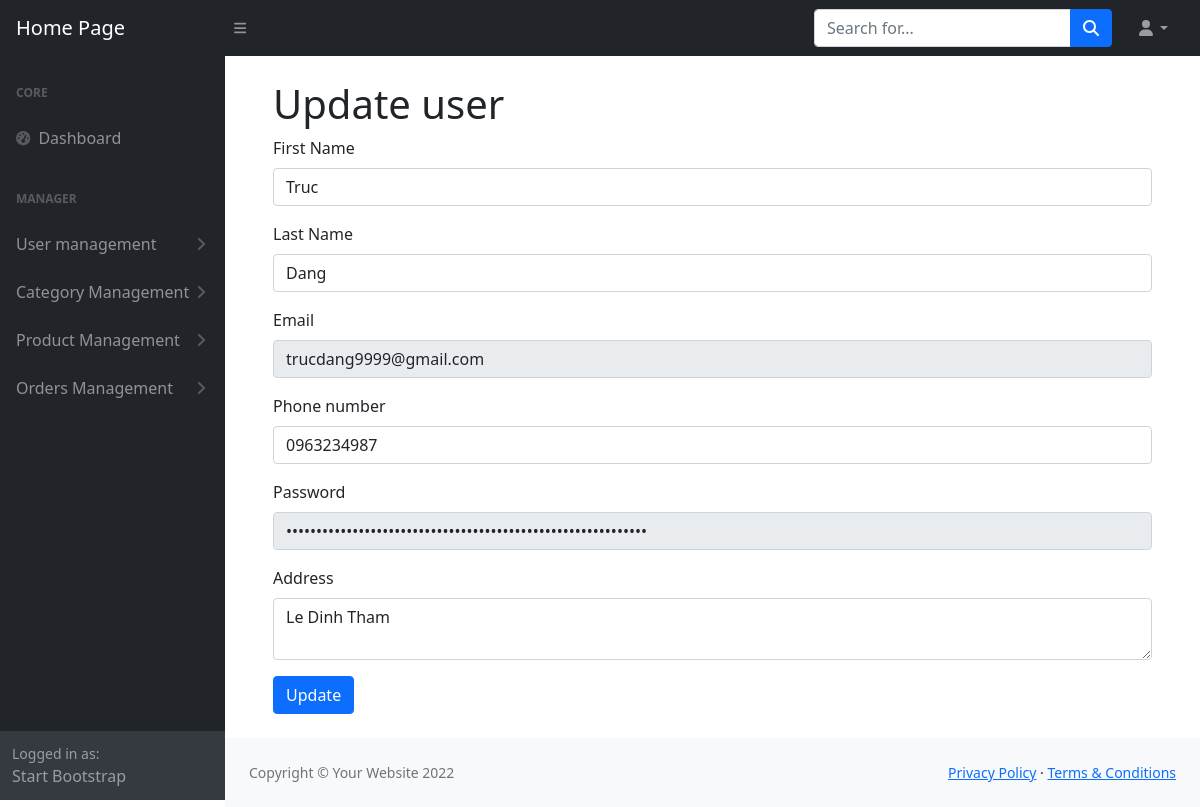
Screenshot of /admin/index.php?controller=user&action=edit&id=6 (signed in) with the database file from the repository.
### tables this page shows
CREATE TABLE `user` (
  `UserId` int(11) NOT NULL,
  `Email` varchar(80) NOT NULL,
  `Password` varchar(100) NOT NULL,
  `FirstName` varchar(30) DEFAULT NULL,
  `LastName` varchar(30) DEFAULT NULL,
  `Address` varchar(250) DEFAULT NULL,
  `PhoneNumber` varchar(250) DEFAULT NULL,
  `is_admin` tinyint(4) DEFAULT 0
);

### admin/controller/UserController.php (called while the page is built, shortened)
<?php
class UserController
{
    public function edit()
    {
        $id = $_GET['id'];
        require_once "model/User.php";
        $user = (new User())->find($id);
        require_once "view/user/edit.php";
    }
}

### admin/index.php (called while the page is built)
<?php
    require_once "route.php";

### admin/model/Connect.php (called while the page is built, shortened)
<?php
class Connect{
    public function connect(){
        $conn = mysqli_connect("localhost", "root", "", "simple_crud", 3366);
        return $conn;
    }
    public function select($sql){
        $conn = $this->connect();
        $result = mysqli_query($conn, $sql);
        return $result;
    }
}

### admin/model/User.php (called while the page is built, shortened)
<?php
require_once "model/Connect.php";
require_once "model/UserObject.php";
class User
{
    public function find($id)
    {
        $id = $_GET['id'];
        $result = (new Connect())->select("Select * from user where UserId = '$id'");
        $row = mysqli_fetch_array($result);
        return (new UserObject($row));
    }
}

### admin/model/UserObject.php (called while the page is built, shortened)
<?php
class UserObject{
    private $email;
    private $password;
    private $firstName;
    private $lastName;
    private $address;
    private $phoneNumber;
    public function __construct($params)
    {
        $this->email = $params['Email'] ?? '';
        $this->password = $params['Password'] ?? '';
        $this->firstName = $params['FirstName'] ?? '';
        $this->lastName = $params['LastName'] ?? '';
        $this->address = $params['Address'] ?? '';
        $this->phoneNumber = $params['PhoneNumber'] ?? '';
    }
    public function getEmail()
    {
        return $this->email;
    }
    public function getPassword()
    {
        return $this->password;
    }
    public function getFirstName()
    {
        return $this->firstName;
    }
    public function getLastName()
    {
        return $this->lastName;
    }
    public function getAddress()
    {
        return $this->address;
    }
    public function getPhoneNumber()
    {
        return $this->phoneNumber;
    }
}

### admin/view/user/edit.php (the view, shortened to what this page needs)
<!DOCTYPE html>
<html lang="en">
<head>
    <link href="https://cdn.jsdelivr.net/npm/simple-datatables@latest/dist/style.css" rel="stylesheet" />
    <link href="css/styles.css" rel="stylesheet" />
</head>
<body class="sb-nav-fixed">
    <?php require_once "partials/_nav.php" ?>
    <div id="layoutSidenav">
        <?php require_once "partials/_sidebar.php" ?>
        <div id="layoutSidenav_content">
            <main>
                <div class="container-fluid px-4">
                    <ol class="breadcrumb mb-4">
                        <div class="container-fluid px-4">
                            <h1 class="mt-4">Update user</h1>
                            <form id="user-form">
                                <div class="mb-3">
                                    <label class="form-label">First Name</label>
                                    <input type="text" class="form-control" name="FirstName" value="<?php echo $user->getFirstName(); ?>">
                                </div>
                                <div class="mb-3">
                                    <label class="form-label">Last Name</label>
                                    <input type="text" class="form-control" name="LastName" value="<?php echo $user->getLastName(); ?>">
                                </div>
                                <div class="mb-3">
                                    <label class="form-label">Email</label>
                                    <input type="text" class="form-control" name="Email" value="<?php echo $user->getEmail(); ?>" readonly>
                                </div>
                                <div class="mb-3">
                                    <label class="form-label">Phone number</label>
                                    <input type="number" class="form-control" name="PhoneNumber" value="<?php echo $user->getPhoneNumber(); ?>">
                                </div>
                                <div class="mb-3">
                                    <label class="form-label">Password</label>
                                    <input type="password" class="form-control" name="first_password" id="first_password" readonly value="<?php echo $user->getPassword(); ?>">
                                </div>
                                <div class="mb-3">
                                    <label class="form-label">Address</label>
                                    <textarea class="form-control" name="Address" ><?php echo $user->getAddress(); ?></textarea>
                                </div>
                                <button type="submit" class="btn btn-primary" name="submit">Update</button>
                            </form>
                        </div>
                    </ol>
                </div>
            </main>
            <?php require_once "partials/_footer.php" ?>
        </div>
    </div>
</body>
</html>

### rows the page displays
user: FirstName "Truc", LastName "Dang", Email "trucdang9999@gmail.com", PhoneNumber "0963234987", Address "Le Dinh Tham"
